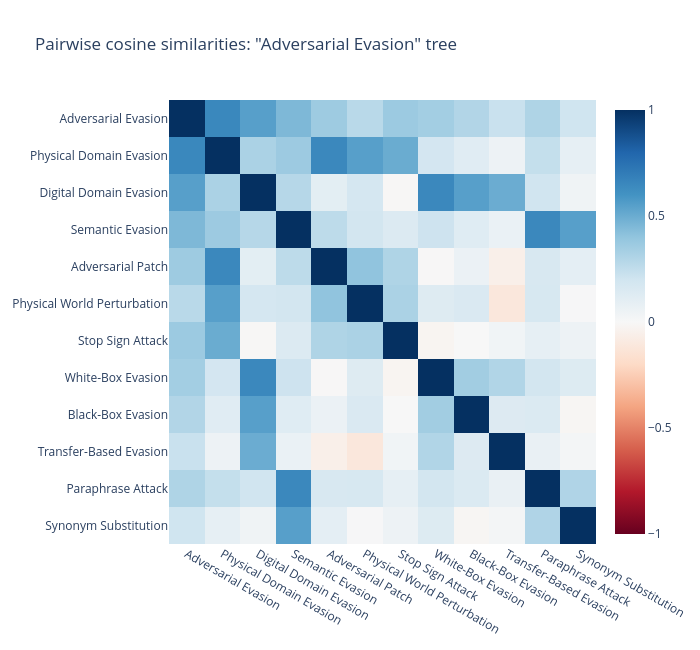

Notebook code cell kept with this figure:
### Markdown cell above
### Cosine similarity heatmap for one tree

Let's zoom into a single tactic tree ("Adversarial Evasion") and visualize the
full pairwise cosine similarity matrix with labels.

### Code cell
import plotly.express as px

# Collect all nodes in the first tree, in BFS order
from collections import deque


def bfs_nodes(root: HierarchyNode) -> list[HierarchyNode]:
    queue: deque[HierarchyNode] = deque([root])
    result = []
    while queue:
        node = queue.popleft()
        result.append(node)
        queue.extend(node.children)
    return result


tree_nodes = bfs_nodes(model.hierarchy.roots[0])
indices = [n.feature_index for n in tree_nodes]
short_labels = [
    (n.label or f"f{n.feature_index}")[:30] for n in tree_nodes
]

W_tree = W_norm[indices]  # (n_nodes, hidden_dim)
cosim_matrix = (W_tree @ W_tree.T).cpu().numpy()

fig = px.imshow(
    cosim_matrix,
    x=short_labels,
    y=short_labels,
    color_continuous_scale="RdBu",
    zmin=-1,
    zmax=1,
    title=f'Pairwise cosine similarities: "{model.hierarchy.roots[0].label}" tree',
    aspect="auto",
)
fig.update_layout(width=700, height=650)
fig.show()

### Figure 1 — Plotly figure (JSON) as saved in the notebook; plotly's stock layout.template omitted (floating-point values rounded to 4 significant figures; data arrays with more than 128 entries replaced by an {"elided": "..."} marker saying what was removed)
{"data": [{"coloraxis": "coloraxis", "hovertemplate": "x: %{x}<br>y: %{y}<br>color: %{z}<extra></extra>", "name": "0", "type": "heatmap", "x": ["Adversarial Evasion", "Physical Domain Evasion", "Digital Domain Evasion", "Semantic Evasion", "Adversarial Patch", "Physical World Perturbation", "Stop Sign Attack", "White-Box Evasion", "Black-Box Evasion", "Transfer-Based Evasion", "Paraphrase Attack", "Synonym Substitution"], "xaxis": "x", "y": ["Adversarial Evasion", "Physical Domain Evasion", "Digital Domain Evasion", "Semantic Evasion", "Adversarial Patch", "Physical World Perturbation", "Stop Sign Attack", "White-Box Evasion", "Black-Box Evasion", "Transfer-Based Evasion", "Paraphrase Attack", "Synonym Substitution"], "yaxis": "y", "z": {"elided": "12x12 float values"}}], "layout": {"coloraxis": {"cmax": 1, "cmin": -1, "colorscale": [[0, "rgb(103,0,31)"], [0.1, "rgb(178,24,43)"], [0.2, "rgb(214,96,77)"], [0.3, "rgb(244,165,130)"], [0.4, "rgb(253,219,199)"], [0.5, "rgb(247,247,247)"], [0.6, "rgb(209,229,240)"], [0.7, "rgb(146,197,222)"], [0.8, "rgb(67,147,195)"], [0.9, "rgb(33,102,172)"], [1, "rgb(5,48,97)"]]}, "height": 650, "title": {"text": "Pairwise cosine similarities: \"Adversarial Evasion\" tree"}, "width": 700, "xaxis": {"anchor": "y", "domain": [0, 1]}, "yaxis": {"anchor": "x", "autorange": "reversed", "domain": [0, 1]}}}
